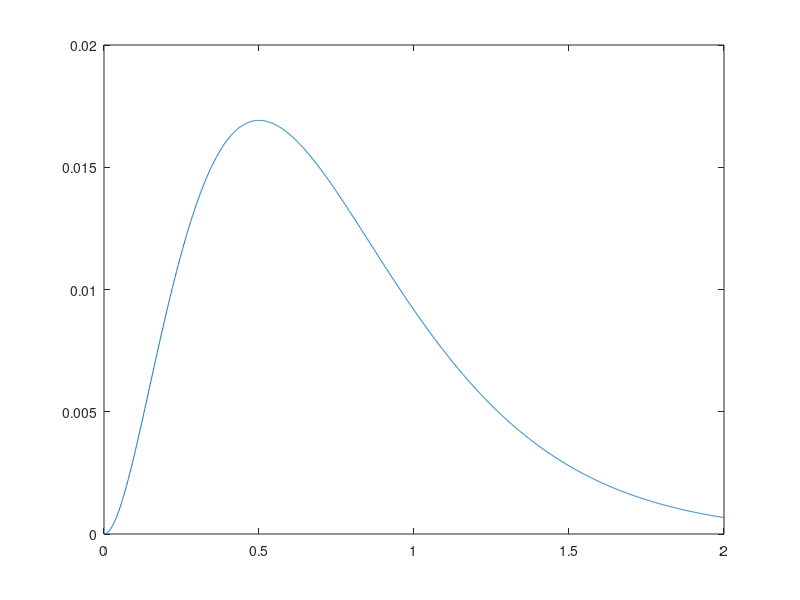

The MATLAB source for this figure:
h=0.001;% 设置步长
x=0:h:2;
y=zeros(1,size(x,2));
% 得到多步法系数
alpha=1/3*h;
beta=4/3*h;
gamma=1/3*h;
y(1)=0;%初始值
%RUNGE-KUTTA方法
k1=x(1)*exp(-4*x(1))-4*y(1);
k2=(x(1)+h/2)*exp(-4*(x(1)+h/2))-4*(y(1)+h/2*k1);
y(2)=y(1)+h*k2;
%多步转移
for i=3:size(x,2)
    y(i)=1/(4*alpha+1)*( ...
        y(i-2)+alpha*x(i)*exp(-4*x(i)) ...
        +beta*(x(i-1)*exp(-4*x(i-1))-4*y(i-1)) ...
        +gamma*(x(i-2)*exp(-4*x(i-2))-4*y(i-2))...
        );
end
%画图
figure
plot(x,y)
